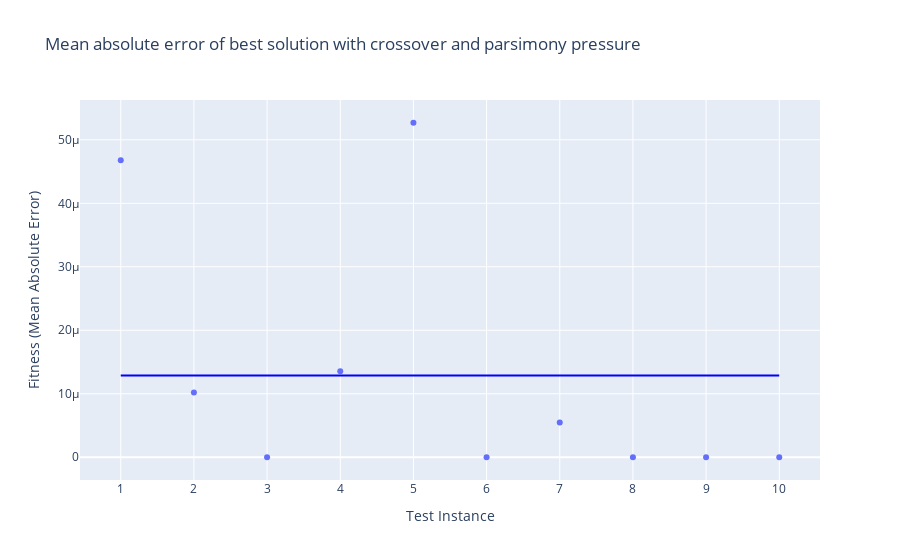

Notebook code cell kept with this figure:
### Code cell
#Mean absolute error of best solution with crossover and parsimony pressure

xAxis = []
for i in range(len(bestRunsTree)):
    xAxis.append(i+1)

data = {'Test Instance': xAxis,
        'Fitness (Mean Absolute Error)': mae}

df = pd.DataFrame(data)  


fig = px.scatter(df, x = "Test Instance", y="Fitness (Mean Absolute Error)",
             title="Mean absolute error of best solution with crossover and parsimony pressure")

fig.update_layout(
    xaxis = dict(
        tickmode = 'linear',
        tick0 = 0,
        dtick = 1
    )
)
average = sum(mae) / len(mae)
#fig.add_hline(average)

fig.add_shape(type='line',
                x0=1,
                y0=average,
                x1=10,
                y1=average,
                line=dict(color='Blue',),
                xref='x',
                yref='y'
)
fig.write_image('with_crossover_parsimonypressure-mae.pdf')
fig.show()

### Figure 1 — Plotly figure (JSON) as saved in the notebook; plotly's stock layout.template omitted (floating-point values rounded to 4 significant figures)
{"data": [{"hovertemplate": "Test Instance=%{x}<br>Fitness (Mean Absolute Error)=%{y}<extra></extra>", "legendgroup": "", "marker": {"color": "#636efa", "symbol": "circle"}, "mode": "markers", "name": "", "orientation": "v", "showlegend": false, "type": "scatter", "x": [1, 2, 3, 4, 5, 6, 7, 8, 9, 10], "xaxis": "x", "y": [4.68e-05, 1.02e-05, 2.344e-11, 1.355e-05, 5.269e-05, 5.128e-15, 5.491e-06, 1.72e-10, 3.001e-09, 1.201e-09], "yaxis": "y"}], "layout": {"legend": {"tracegroupgap": 0}, "shapes": [{"line": {"color": "Blue"}, "type": "line", "x0": 1, "x1": 10, "xref": "x", "y0": 1.287e-05, "y1": 1.287e-05, "yref": "y"}], "title": {"text": "Mean absolute error of best solution with crossover and parsimony pressure"}, "xaxis": {"anchor": "y", "domain": [0, 1], "dtick": 1, "tick0": 0, "tickmode": "linear", "title": {"text": "Test Instance"}}, "yaxis": {"anchor": "x", "domain": [0, 1], "title": {"text": "Fitness (Mean Absolute Error)"}}}}
